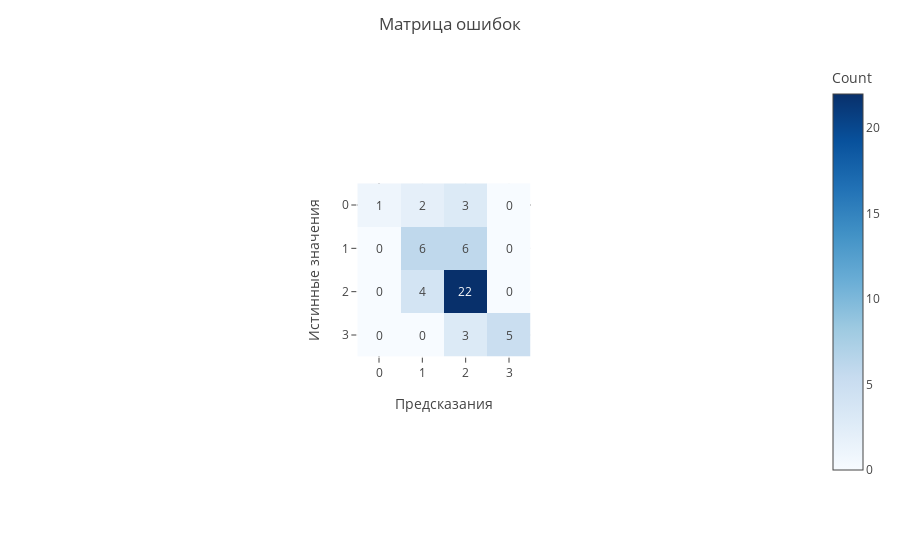

Notebook cell for this chart:
### Code cell
conf_matrix = confusion_matrix(y_test, y_pred)


class_names = [0, 1, 2, 3]

fig = px.imshow(
    conf_matrix,
    labels=dict(x='Predicted', y='True', color='Count'),
    x=class_names,
    y=class_names,
    text_auto=True,
    color_continuous_scale='Blues'
)
fig.update_layout(
    title='Матрица ошибок',
    xaxis_title='Предсказания',
    yaxis_title='Истинные значения'
)
fig.show()

### Figure 1 — Plotly figure (JSON) as saved in the notebook; plotly's stock layout.template omitted (floating-point values rounded to 4 significant figures)
{"data": [{"coloraxis": "coloraxis", "hovertemplate": "Predicted: %{x}<br>True: %{y}<br>Count: %{z}<extra></extra>", "name": "0", "texttemplate": "%{z}", "type": "heatmap", "x": [0, 1, 2, 3], "xaxis": "x", "y": [0, 1, 2, 3], "yaxis": "y", "z": [[1, 2, 3, 0], [0, 6, 6, 0], [0, 4, 22, 0], [0, 0, 3, 5]]}], "layout": {"autosize": true, "coloraxis": {"colorbar": {"title": {"text": "Count"}}, "colorscale": [[0, "rgb(247,251,255)"], [0.125, "rgb(222,235,247)"], [0.25, "rgb(198,219,239)"], [0.375, "rgb(158,202,225)"], [0.5, "rgb(107,174,214)"], [0.625, "rgb(66,146,198)"], [0.75, "rgb(33,113,181)"], [0.875, "rgb(8,81,156)"], [1, "rgb(8,48,107)"]]}, "margin": {"t": 60}, "title": {"text": "Матрица ошибок"}, "xaxis": {"anchor": "y", "autorange": true, "constrain": "domain", "domain": [0.381, 0.619], "range": [-0.5, 3.5], "scaleanchor": "y", "title": {"text": "Предсказания"}, "type": "linear"}, "yaxis": {"anchor": "x", "autorange": true, "constrain": "domain", "domain": [0, 1], "range": [3.5, -0.5], "title": {"text": "Истинные значения"}, "type": "linear"}}}
